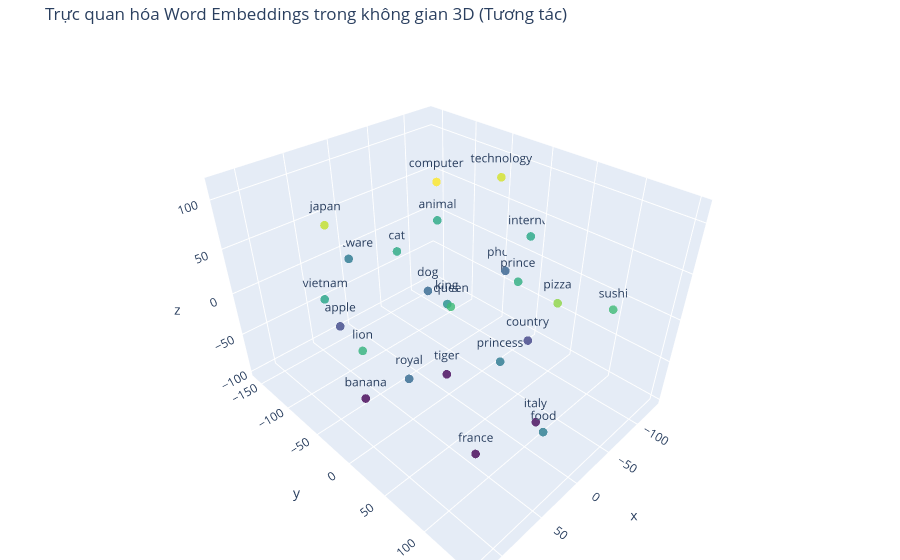

Notebook code for this chart:
### Code cell
# Giảm chiều xuống 3D bằng t-SNE
tsne_3d = TSNE(n_components=3, random_state=42, perplexity=15, n_iter=1000, learning_rate='auto', init='pca')
print("Đang chạy t-SNE cho 3D...")
vectors_3d = tsne_3d.fit_transform(word_vectors)
print("Hoàn tất!")

# Tạo biểu đồ 3D
fig = go.Figure(data=[go.Scatter3d(
    x=vectors_3d[:, 0],
    y=vectors_3d[:, 1],
    z=vectors_3d[:, 2],
    mode='markers+text',
    marker=dict(
        size=5,
        color=vectors_3d[:, 2],  # Tô màu theo chiều Z
        colorscale='Viridis',
        opacity=0.8
    ),
    text=words_to_plot,
    textposition='top center'
)])

fig.update_layout(
    title='Trực quan hóa Word Embeddings trong không gian 3D (Tương tác)',
    margin=dict(l=0, r=0, b=0, t=40)
)

fig.show()

### Figure 1 — Plotly figure (JSON) as saved in the notebook; plotly's stock layout.template omitted (floating-point values rounded to 4 significant figures)
{"data": [{"marker": {"color": [6.593, 46.05, 33.97, -13.01, -28.36, 29.27, -29.75, 39.46, -97.32, 28.78, 25.71, 94.69, -99.17, -95.58, -56.69, 114.2, -13.08, 27.44, -34.29, 100.5, -53.12, -98.61, 77.44, 46.3, -11.11], "colorscale": [[0, "#440154"], [0.1111, "#482878"], [0.2222, "#3e4989"], [0.3333, "#31688e"], [0.4444, "#26828e"], [0.5556, "#1f9e89"], [0.6667, "#35b779"], [0.7778, "#6ece58"], [0.8889, "#b5de2b"], [1, "#fde725"]], "opacity": 0.8, "size": 5}, "mode": "markers+text", "text": ["king", "queen", "prince", "princess", "royal", "cat", "dog", "lion", "tiger", "animal", "vietnam", "japan", "france", "italy", "country", "computer", "software", "internet", "phone", "technology", "apple", "banana", "pizza", "sushi", "food"], "textposition": "top center", "type": "scatter3d", "x": [-0.4241, 38.96, -42.87, 8.49, 68.47, -5.709, -38.43, 120.3, -12.95, -79.3, 90.08, 78.95, 43.07, -23.97, -75.57, -17.03, -3.223, -124.7, -132.0, -87.99, 47.83, 69.11, 10.94, -51.01, 48.47], "y": [-2.905, 41.18, 44.87, 71.47, 18.85, -78.29, -70.29, 27.65, -16.6, -97.4, -65.81, -68.22, 77.21, 93.24, 37.79, -32.53, -158.8, -6.087, -42.82, -18.67, -112.6, -49.5, 124.2, 137.2, 149.7], "z": [6.593, 46.05, 33.97, -13.01, -28.36, 29.27, -29.75, 39.46, -97.32, 28.78, 25.71, 94.69, -99.17, -95.58, -56.69, 114.2, -13.08, 27.44, -34.29, 100.5, -53.12, -98.61, 77.44, 46.3, -11.11]}], "layout": {"margin": {"b": 0, "l": 0, "r": 0, "t": 40}, "title": {"text": "Trực quan hóa Word Embeddings trong không gian 3D (Tương tác)"}}}
